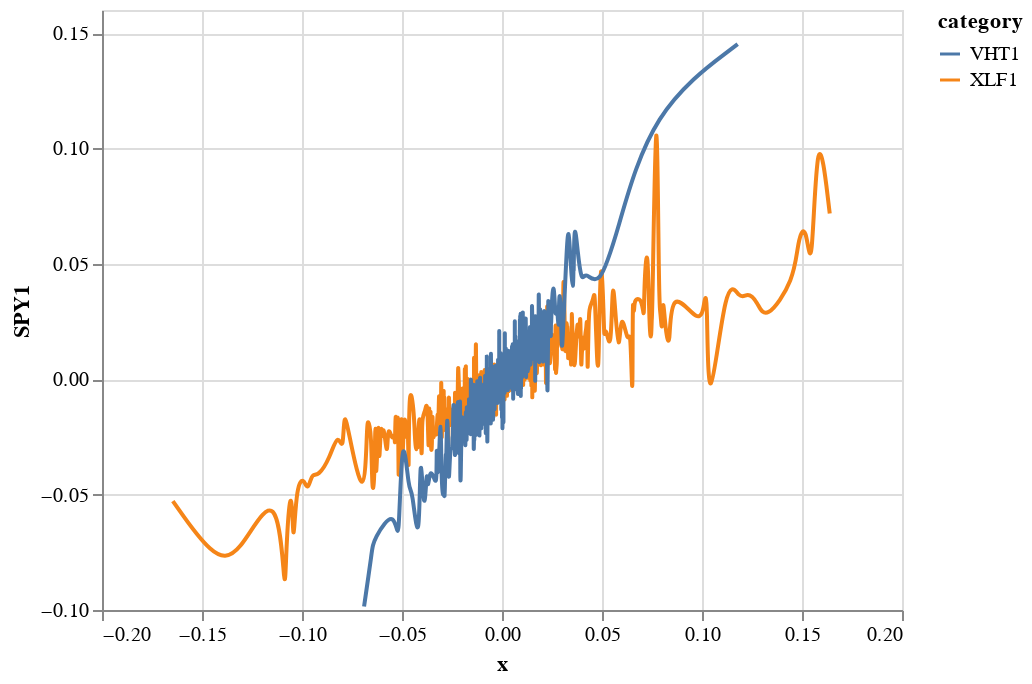

Notebook code for this chart:
### Code cell
line

### Figure 1 — Vega-Lite specification as saved in the notebook (floating-point values rounded to 4 significant figures; data arrays with more than 128 entries replaced by an {"elided": "..."} marker saying what was removed)
{"config": {"view": {"continuousWidth": 400, "continuousHeight": 300}}, "data": {"name": "data-ad82bb69c2dbd7bd6e7f3b42a6bf7602"}, "mark": {"type": "line", "interpolate": "basis"}, "encoding": {"color": {"type": "nominal", "field": "category"}, "x": {"type": "quantitative", "field": "x"}, "y": {"type": "quantitative", "field": "SPY1"}}, "$schema": "https://vega.github.io/schema/vega-lite/v4.8.1.json", "datasets": {"data-ad82bb69c2dbd7bd6e7f3b42a6bf7602": {"elided": "2490 records"}}}
